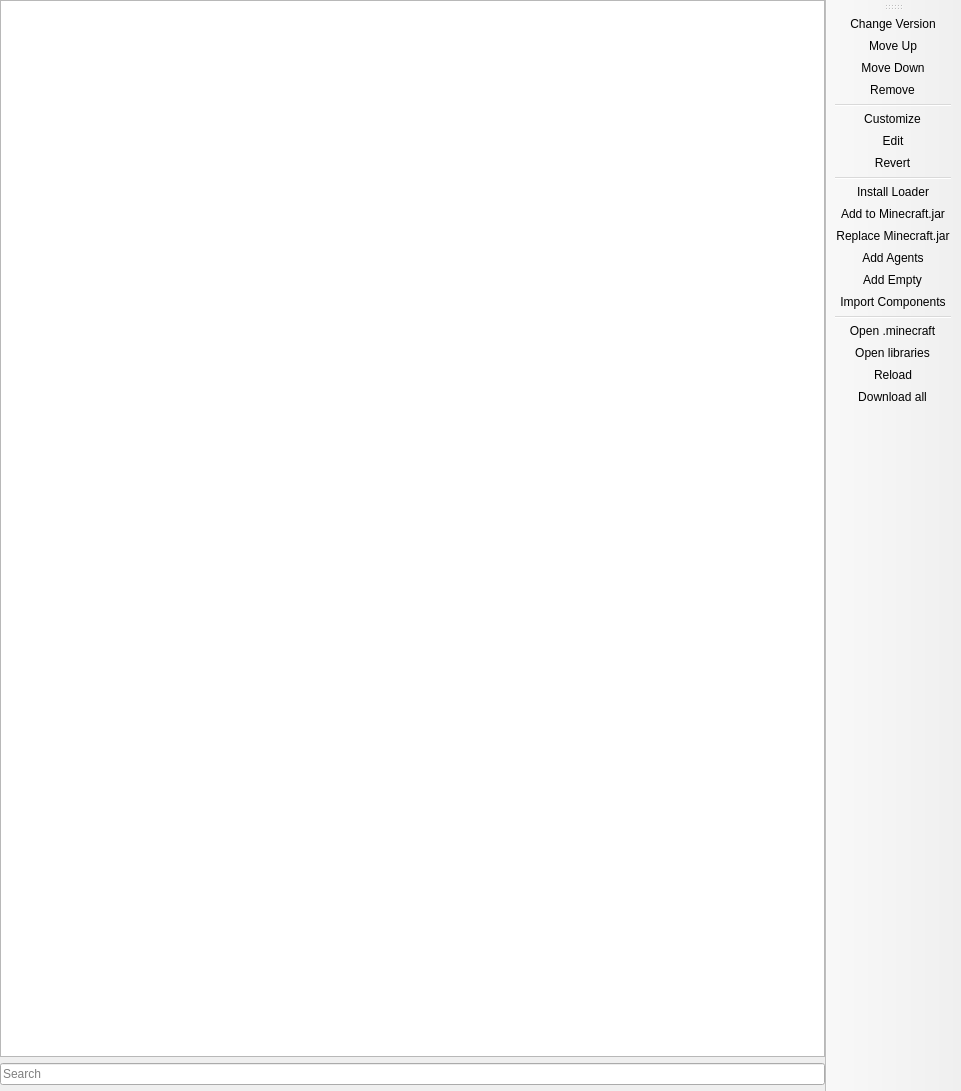
<?xml version="1.0" encoding="UTF-8"?>
<ui version="4.0">
 <class>VersionPage</class>
 <widget class="QMainWindow" name="VersionPage">
  <property name="geometry">
   <rect>
    <x>0</x>
    <y>0</y>
    <width>961</width>
    <height>1091</height>
   </rect>
  </property>
  <widget class="QWidget" name="centralwidget">
   <layout class="QHBoxLayout" name="horizontalLayout">
    <property name="leftMargin">
     <number>0</number>
    </property>
    <property name="topMargin">
     <number>0</number>
    </property>
    <property name="rightMargin">
     <number>0</number>
    </property>
    <property name="bottomMargin">
     <number>0</number>
    </property>
    <item>
     <layout class="QVBoxLayout" name="verticalLayout">
      <item>
       <widget class="ModListView" name="packageView">
        <property name="horizontalScrollBarPolicy">
         <enum>Qt::ScrollBarAlwaysOff</enum>
        </property>
        <property name="sortingEnabled">
         <bool>false</bool>
        </property>
        <property name="headerHidden">
         <bool>false</bool>
        </property>
        <attribute name="headerVisible">
         <bool>true</bool>
        </attribute>
       </widget>
      </item>
      <item>
       <widget class="QLineEdit" name="filterEdit">
        <property name="placeholderText">
         <string>Search</string>
        </property>
       </widget>
      </item>
      <item>
       <widget class="InfoFrame" name="frame">
        <property name="sizePolicy">
         <sizepolicy hsizetype="Preferred" vsizetype="Minimum">
          <horstretch>0</horstretch>
          <verstretch>0</verstretch>
         </sizepolicy>
        </property>
       </widget>
      </item>
     </layout>
    </item>
   </layout>
  </widget>
  <widget class="WideBar" name="toolBar">
   <property name="windowTitle">
    <string>Actions</string>
   </property>
   <property name="allowedAreas">
    <set>Qt::LeftToolBarArea|Qt::RightToolBarArea</set>
   </property>
   <property name="toolButtonStyle">
    <enum>Qt::ToolButtonTextOnly</enum>
   </property>
   <property name="floatable">
    <bool>false</bool>
   </property>
   <attribute name="toolBarArea">
    <enum>RightToolBarArea</enum>
   </attribute>
   <attribute name="toolBarBreak">
    <bool>false</bool>
   </attribute>
   <addaction name="actionChange_version"/>
   <addaction name="actionMove_up"/>
   <addaction name="actionMove_down"/>
   <addaction name="actionRemove"/>
   <addaction name="separator"/>
   <addaction name="actionCustomize"/>
   <addaction name="actionEdit"/>
   <addaction name="actionRevert"/>
   <addaction name="separator"/>
   <addaction name="actionInstall_Loader"/>
   <addaction name="actionAdd_to_Minecraft_jar"/>
   <addaction name="actionReplace_Minecraft_jar"/>
   <addaction name="actionAdd_Agents"/>
   <addaction name="actionAdd_Empty"/>
   <addaction name="actionImport_Components"/>
   <addaction name="separator"/>
   <addaction name="actionMinecraftFolder"/>
   <addaction name="actionLibrariesFolder"/>
   <addaction name="actionReload"/>
   <addaction name="actionDownload_All"/>
  </widget>
  <action name="actionChange_version">
   <property name="text">
    <string>Change Version</string>
   </property>
   <property name="toolTip">
    <string>Change version of the selected component.</string>
   </property>
  </action>
  <action name="actionMove_up">
   <property name="text">
    <string>Move Up</string>
   </property>
   <property name="toolTip">
    <string>Make the selected component apply sooner.</string>
   </property>
  </action>
  <action name="actionMove_down">
   <property name="text">
    <string>Move Down</string>
   </property>
   <property name="toolTip">
    <string>Make the selected component apply later.</string>
   </property>
  </action>
  <action name="actionRemove">
   <property name="text">
    <string>Remove</string>
   </property>
   <property name="toolTip">
    <string>Remove selected component from the instance.</string>
   </property>
  </action>
  <action name="actionCustomize">
   <property name="text">
    <string>Customize</string>
   </property>
   <property name="toolTip">
    <string>Customize selected component.</string>
   </property>
  </action>
  <action name="actionEdit">
   <property name="text">
    <string>Edit</string>
   </property>
   <property name="toolTip">
    <string>Edit selected component.</string>
   </property>
  </action>
  <action name="actionRevert">
   <property name="text">
    <string>Revert</string>
   </property>
   <property name="toolTip">
    <string>Revert the selected component to default.</string>
   </property>
  </action>
  <action name="actionInstall_Loader">
   <property name="text">
    <string>Install Loader</string>
   </property>
   <property name="toolTip">
    <string>Install a mod loader.</string>
   </property>
  </action>
  <action name="actionAdd_to_Minecraft_jar">
   <property name="text">
    <string>Add to Minecraft.jar</string>
   </property>
   <property name="toolTip">
    <string>Add a mod into the Minecraft jar file.</string>
   </property>
  </action>
  <action name="actionReplace_Minecraft_jar">
   <property name="text">
    <string>Replace Minecraft.jar</string>
   </property>
  </action>
  <action name="actionAdd_Agents">
   <property name="text">
    <string>Add Agents</string>
   </property>
   <property name="toolTip">
    <string>Add Java agents.</string>
   </property>
  </action>
  <action name="actionAdd_Empty">
   <property name="text">
    <string>Add Empty</string>
   </property>
   <property name="toolTip">
    <string>Add an empty custom component.</string>
   </property>
  </action>
  <action name="actionReload">
   <property name="text">
    <string>Reload</string>
   </property>
   <property name="toolTip">
    <string>Reload all components.</string>
   </property>
  </action>
  <action name="actionDownload_All">
   <property name="text">
    <string>Download all</string>
   </property>
   <property name="toolTip">
    <string>Download the files needed to launch the instance now.</string>
   </property>
  </action>
  <action name="actionMinecraftFolder">
   <property name="text">
    <string>Open .minecraft</string>
   </property>
   <property name="toolTip">
    <string>Open the instance's .minecraft folder.</string>
   </property>
  </action>
  <action name="actionLibrariesFolder">
   <property name="text">
    <string>Open libraries</string>
   </property>
   <property name="toolTip">
    <string>Open the instance's local libraries folder.</string>
   </property>
  </action>
  <action name="actionImport_Components">
   <property name="text">
    <string>Import Components</string>
   </property>
   <property name="toolTip">
    <string>Import existing component JSON files.</string>
   </property>
  </action>
 </widget>
 <customwidgets>
  <customwidget>
   <class>ModListView</class>
   <extends>QTreeView</extends>
   <header>ui/widgets/ModListView.h</header>
  </customwidget>
  <customwidget>
   <class>InfoFrame</class>
   <extends>QFrame</extends>
   <header>ui/widgets/InfoFrame.h</header>
   <container>1</container>
  </customwidget>
  <customwidget>
   <class>WideBar</class>
   <extends>QToolBar</extends>
   <header>ui/widgets/WideBar.h</header>
  </customwidget>
 </customwidgets>
 <resources/>
 <connections/>
</ui>
